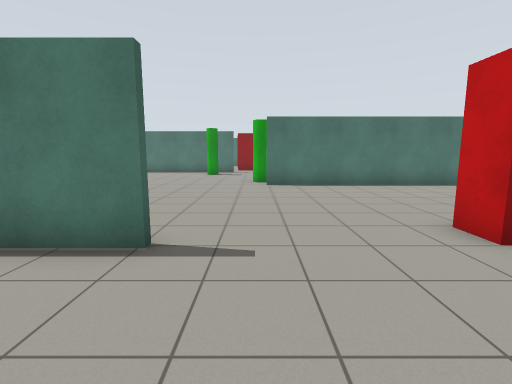
[1] (above)

18 first-person views from a walk through a robot-simulator world made for Gazebo. The camera is 1.2 m above the floor, tilts 8° down and sees 85° across. Floor lines are 1 m apart. The floor is counted in squares, 1 m on a side. Each view is taken from the middle of a square. On the plan, view 1 faces up. The plan holds only what a view shows up to about 12 squares ahead; the rest is blank.

[2]
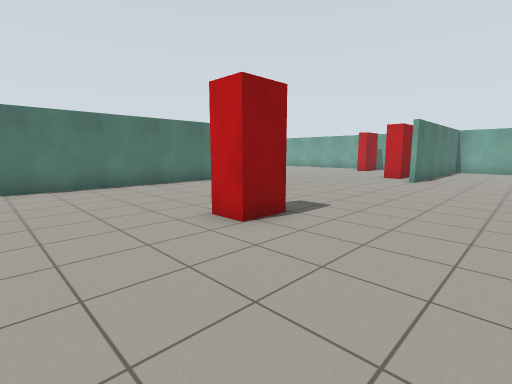

[3]
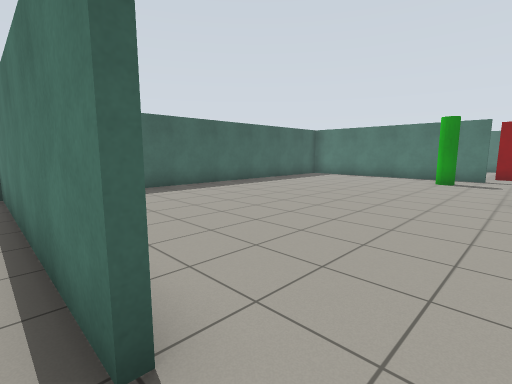

[4]
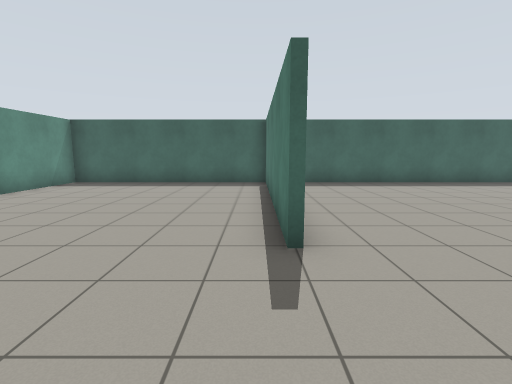

[5]
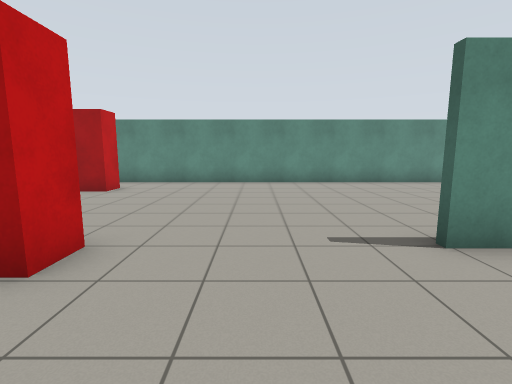

[6]
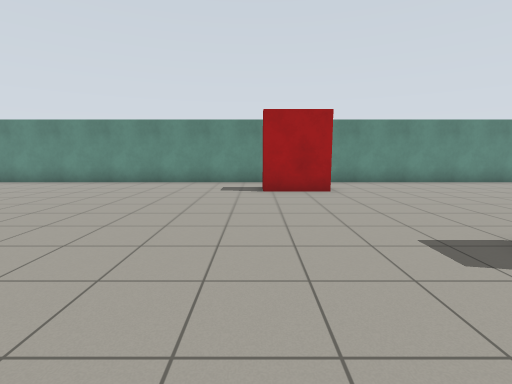

[7]
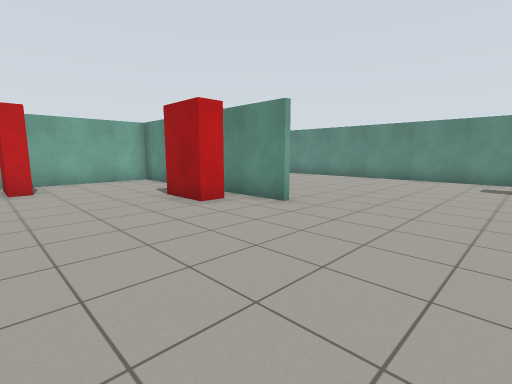

[8]
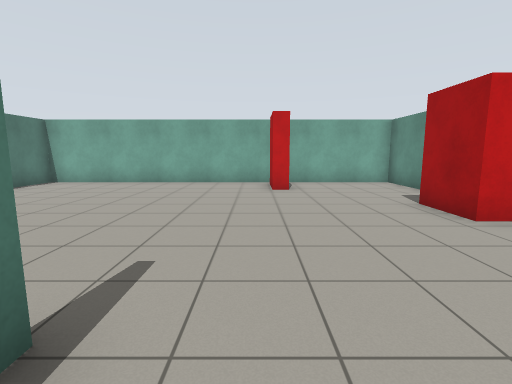

[9]
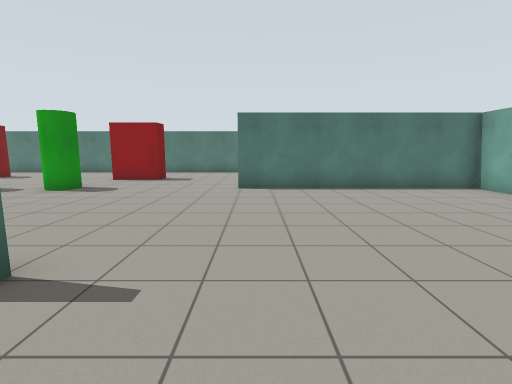

[10]
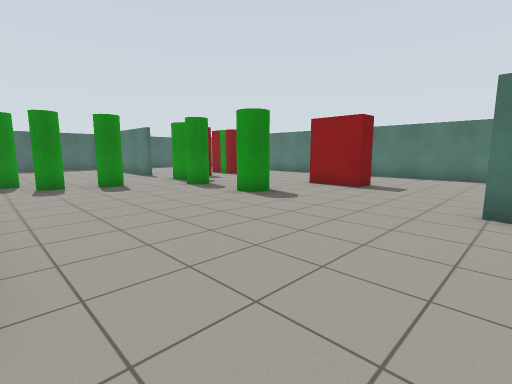

[11]
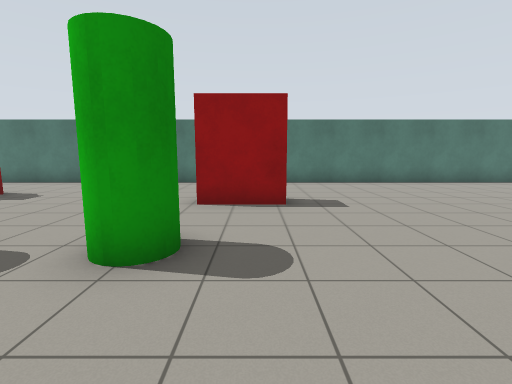

[12]
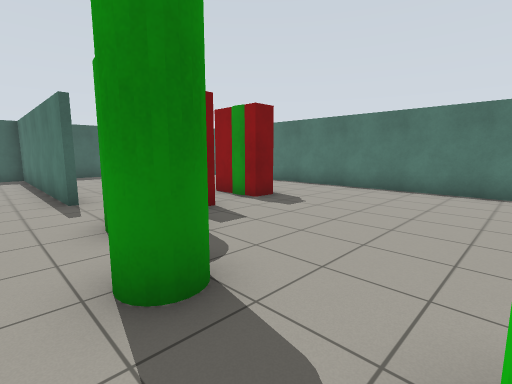

[13]
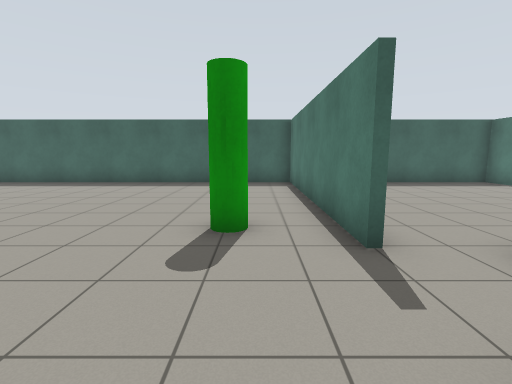

[14]
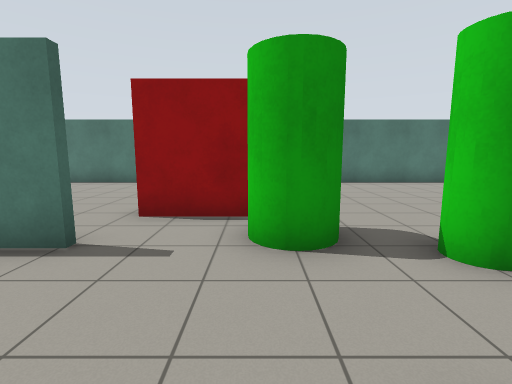

[15]
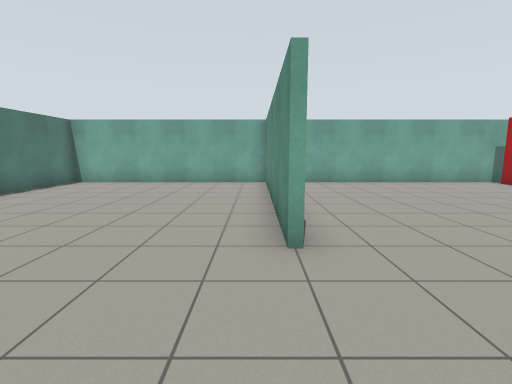

[16]
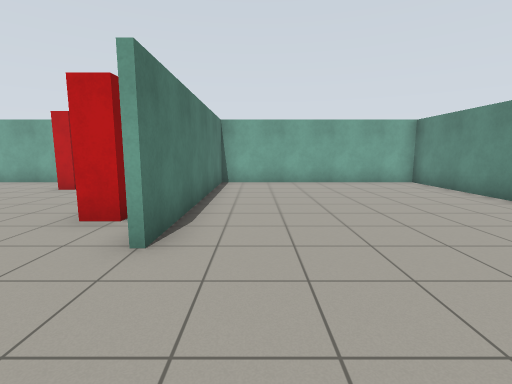

[17]
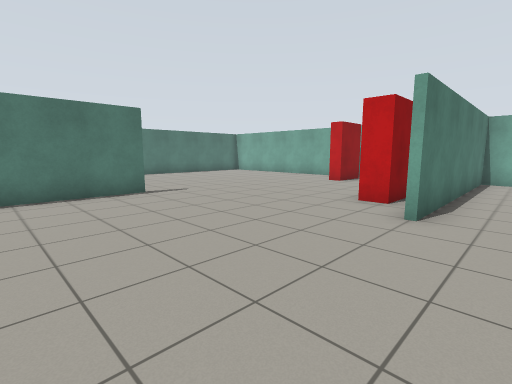

[18]
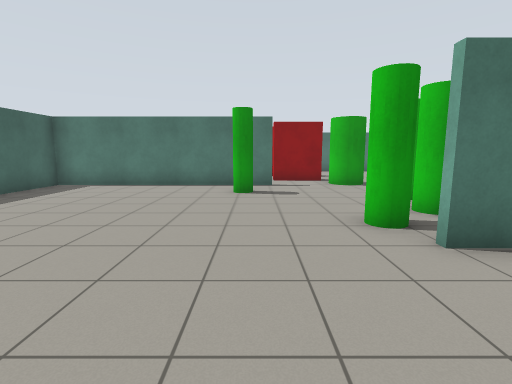

### Floor plan
Points are (right, up) in squares from view 1. A wall is a line through its corners. A room is listed if a view was taken in it or the views show most of it. See-through windows are left out.
Room 1 (views 1, 2, 3, 4, 5, 6, 7, 8, 9, 10, 11, 12, 13, 14, 15, 16, 17, 18)
walls: (10.6, 10.4) (0.4, 10.4); (12.4, 17.6) (20.2, 17.6); (-1.4, 17.4) (-9.4, 17.4) (-9.4, 5); (12.4, 3.6) (14.9, 3.6); (-1.4, 3.4) (-9.4, 3.4) (-9.4, -4.4) (20.4, -4.4) (20.4, 25.4) (-6.6, 25.4); (-2.2, 3.6) (-1.4, 3.6); (18, 3.6) (20.5, 3.6); (20.5, 17.4) (12.4, 17.4); (20.5, 3.4) (12.4, 3.4); (-8.2, 25.4) (-9.4, 25.4) (-9.4, 21.4)
objects: green pole (-2, 16); red box (-1, 19) to (1, 20); green cylinder (0, 12); green cylinder (1, 18) to (2, 18); green cylinder (2, 13); green cylinder (2, 14) to (2, 15); red box (3, 4) to (4, 4); green cylinder (3, 17) to (4, 17); red box (6, -2) to (8, -2); green cylinder (6, 17) to (7, 18); red box (7, 21) to (8, 21); red box (14, 5) to (15, 5); red box (18, 8) to (20, 8)

Positions as (right, up) in squares from view 1, and headings:
1: (0, 0), facing up
2: (0, 0), facing up-right
3: (0, 3), facing up-left
4: (2, 3), facing left
5: (1, 7), facing down
6: (8, 7), facing down
7: (8, 9), facing down-right
8: (9, 9), facing right
9: (13, 8), facing up
10: (13, 11), facing up-left
11: (8, 14), facing up
12: (6, 16), facing up-left
13: (2, 16), facing left
14: (1, 14), facing up
15: (9, 18), facing right
16: (9, 2), facing right
17: (7, 2), facing up-right
18: (-2, 7), facing up
